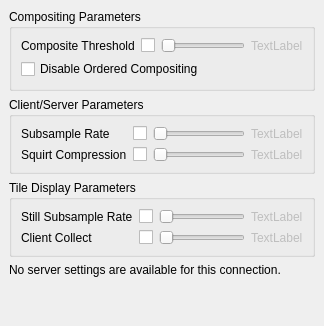
     <widget class="QWidget" name="tab_4" >
      <attribute name="title" >
       <string>Server</string>
      </attribute>
      <layout class="QVBoxLayout" >
       <property name="margin" >
        <number>9</number>
       </property>
       <property name="spacing" >
        <number>6</number>
       </property>
       <item>
        <widget class="QGroupBox" name="compositingParameters" >
         <property name="title" >
          <string>Compositing Parameters</string>
         </property>
         <layout class="QGridLayout" >
          <property name="margin" >
           <number>9</number>
          </property>
          <property name="spacing" >
           <number>6</number>
          </property>
          <item row="1" column="0" colspan="3" >
           <widget class="QCheckBox" name="orderedCompositing" >
            <property name="toolTip" >
             <string>&lt;html>&lt;head>&lt;meta name="qrichtext" content="1" />&lt;/head>&lt;body style=" white-space: pre-wrap; font-family:Sans Serif; font-size:9pt; font-weight:400; font-style:normal; text-decoration:none;">&lt;p style=" margin-top:0px; margin-bottom:0px; margin-left:0px; margin-right:0px; -qt-block-indent:0; text-indent:0px;">Toggle use of ordered compositing. Ordered compositing makes updates and animations slower, but makes volume rendering correct and may speed up compositing in general.&lt;/p>&lt;/body>&lt;/html></string>
            </property>
            <property name="whatsThis" >
             <string>&lt;html>&lt;head>&lt;meta name="qrichtext" content="1" />&lt;/head>&lt;body style=" white-space: pre-wrap; font-family:Sans Serif; font-size:9pt; font-weight:400; font-style:normal; text-decoration:none;">&lt;p style=" margin-top:0px; margin-bottom:0px; margin-left:0px; margin-right:0px; -qt-block-indent:0; text-indent:0px;">Toggle use of ordered compositing. Ordered compositing makes updates and animations slower, but makes volume rendering correct and may speed up compositing in general.&lt;/p>&lt;/body>&lt;/html></string>
            </property>
            <property name="text" >
             <string>Disable Ordered Compositing</string>
            </property>
           </widget>
          </item>
          <item row="0" column="1" >
           <widget class="QCheckBox" name="enableCompositing" >
            <property name="toolTip" >
             <string>&lt;html>&lt;head>&lt;meta name="qrichtext" content="1" />&lt;/head>&lt;body style=" white-space: pre-wrap; font-family:Sans Serif; font-size:9pt; font-weight:400; font-style:normal; text-decoration:none;">&lt;p style=" margin-top:0px; margin-bottom:0px; margin-left:0px; margin-right:0px; -qt-block-indent:0; text-indent:0px;">Toggle compositing. When off all rendering is done locally. Otherwise, rendering is done on server or client depending on the threshold.&lt;/p>&lt;/body>&lt;/html></string>
            </property>
            <property name="whatsThis" >
             <string>&lt;html>&lt;head>&lt;meta name="qrichtext" content="1" />&lt;/head>&lt;body style=" white-space: pre-wrap; font-family:Sans Serif; font-size:9pt; font-weight:400; font-style:normal; text-decoration:none;">&lt;p style=" margin-top:0px; margin-bottom:0px; margin-left:0px; margin-right:0px; -qt-block-indent:0; text-indent:0px;">Toggle compositing. When off all rendering is done locally. Otherwise, rendering is done on server or client depending on the threshold.&lt;/p>&lt;/body>&lt;/html></string>
            </property>
            <property name="text" >
             <string/>
            </property>
           </widget>
          </item>
          <item row="0" column="3" >
           <widget class="QLabel" name="compositeThresholdLabel" >
            <property name="enabled" >
             <bool>false</bool>
            </property>
            <property name="text" >
             <string>TextLabel</string>
            </property>
           </widget>
          </item>
          <item row="0" column="0" >
           <widget class="QLabel" name="label_7" >
            <property name="text" >
             <string>Composite Threshold</string>
            </property>
           </widget>
          </item>
          <item row="0" column="2" >
           <widget class="QSlider" name="compositeThreshold" >
            <property name="enabled" >
             <bool>false</bool>
            </property>
            <property name="toolTip" >
             <string>&lt;html>&lt;head>&lt;meta name="qrichtext" content="1" />&lt;/head>&lt;body style=" white-space: pre-wrap; font-family:Sans Serif; font-size:9pt; font-weight:400; font-style:normal; text-decoration:none;">&lt;p style=" margin-top:0px; margin-bottom:0px; margin-left:0px; margin-right:0px; -qt-block-indent:0; text-indent:0px;">This slider determines when distributed rendering is used. When compositing is off, geometry is collected at process 0 for local rendering. Threshold criteria is based on size of the model in mega bytes. &lt;b>Left:&lt;/b> Always use compositing. &lt;b>Right:&lt;/b> Move even large models to process 0.&lt;/p>&lt;/body>&lt;/html></string>
            </property>
            <property name="whatsThis" >
             <string>&lt;html>&lt;head>&lt;meta name="qrichtext" content="1" />&lt;/head>&lt;body style=" white-space: pre-wrap; font-family:Sans Serif; font-size:9pt; font-weight:400; font-style:normal; text-decoration:none;">&lt;p style=" margin-top:0px; margin-bottom:0px; margin-left:0px; margin-right:0px; -qt-block-indent:0; text-indent:0px;">This slider determines when distributed rendering is used. When compositing is off, geometry is collected at process 0 for local rendering. Threshold criteria is based on size of the model in mega bytes. &lt;b>Left:&lt;/b> Always use compositing. &lt;b>Right:&lt;/b> Move even large models to process 0.&lt;/p>&lt;/body>&lt;/html></string>
            </property>
            <property name="maximum" >
             <number>1000</number>
            </property>
            <property name="orientation" >
             <enum>Qt::Horizontal</enum>
            </property>
           </widget>
          </item>
         </layout>
        </widget>
       </item>
       <item>
        <widget class="QGroupBox" name="clientServerParameters" >
         <property name="title" >
          <string>Client/Server Parameters</string>
         </property>
         <layout class="QGridLayout" >
          <property name="margin" >
           <number>9</number>
          </property>
          <property name="spacing" >
           <number>6</number>
          </property>
          <item row="1" column="3" >
           <widget class="QLabel" name="squirtLevelLabel" >
            <property name="enabled" >
             <bool>false</bool>
            </property>
            <property name="text" >
             <string>TextLabel</string>
            </property>
           </widget>
          </item>
          <item row="1" column="1" >
           <widget class="QCheckBox" name="enableSquirt" >
            <property name="toolTip" >
             <string>Toggle use of Squirt compression while interacting.</string>
            </property>
            <property name="whatsThis" >
             <string>Toggle use of Squirt compression while interacting.</string>
            </property>
            <property name="text" >
             <string/>
            </property>
           </widget>
          </item>
          <item row="1" column="0" >
           <widget class="QLabel" name="label_9" >
            <property name="text" >
             <string>Squirt Compression</string>
            </property>
           </widget>
          </item>
          <item row="0" column="1" >
           <widget class="QCheckBox" name="enableSubsampling" >
            <property name="toolTip" >
             <string>Toggle use of subsampling while interacting.</string>
            </property>
            <property name="whatsThis" >
             <string>Toggle use of subsampling while interacting.</string>
            </property>
            <property name="text" >
             <string/>
            </property>
           </widget>
          </item>
          <item row="1" column="2" >
           <widget class="QSlider" name="squirtLevel" >
            <property name="enabled" >
             <bool>false</bool>
            </property>
            <property name="toolTip" >
             <string>&lt;html>&lt;head>&lt;meta name="qrichtext" content="1" />&lt;/head>&lt;body style=" white-space: pre-wrap; font-family:Sans Serif; font-size:9pt; font-weight:400; font-style:normal; text-decoration:none;">&lt;p style=" margin-top:0px; margin-bottom:0px; margin-left:0px; margin-right:0px; -qt-block-indent:0; text-indent:0px;">Squirt compression is a combination of runlength encoding and bit compression.&lt;b>Left:&lt;/b> No compression. &lt;b>Right:&lt;/b> Maximum compression.&lt;/p>&lt;/body>&lt;/html></string>
            </property>
            <property name="whatsThis" >
             <string>&lt;html>&lt;head>&lt;meta name="qrichtext" content="1" />&lt;/head>&lt;body style=" white-space: pre-wrap; font-family:Sans Serif; font-size:9pt; font-weight:400; font-style:normal; text-decoration:none;">&lt;p style=" margin-top:0px; margin-bottom:0px; margin-left:0px; margin-right:0px; -qt-block-indent:0; text-indent:0px;">Squirt compression is a combination of runlength encoding and bit compression.&lt;b>Left:&lt;/b> No compression. &lt;b>Right:&lt;/b> Maximum compression.&lt;/p>&lt;/body>&lt;/html></string>
            </property>
            <property name="minimum" >
             <number>1</number>
            </property>
            <property name="maximum" >
             <number>6</number>
            </property>
            <property name="orientation" >
             <enum>Qt::Horizontal</enum>
            </property>
           </widget>
          </item>
          <item row="0" column="0" >
           <widget class="QLabel" name="label_8" >
            <property name="text" >
             <string>Subsample Rate</string>
            </property>
           </widget>
          </item>
          <item row="0" column="3" >
           <widget class="QLabel" name="subsamplingRateLabel" >
            <property name="enabled" >
             <bool>false</bool>
            </property>
            <property name="text" >
             <string>TextLabel</string>
            </property>
           </widget>
          </item>
          <item row="0" column="2" >
           <widget class="QSlider" name="subsamplingRate" >
            <property name="enabled" >
             <bool>false</bool>
            </property>
            <property name="toolTip" >
             <string>&lt;html>&lt;head>&lt;meta name="qrichtext" content="1" />&lt;/head>&lt;body style=" white-space: pre-wrap; font-family:Sans Serif; font-size:9pt; font-weight:400; font-style:normal; text-decoration:none;">&lt;p style=" margin-top:0px; margin-bottom:0px; margin-left:0px; margin-right:0px; -qt-block-indent:0; text-indent:0px;">Subsampling is a compositing LOD technique. Subsampling will use larger pixels during interaction.&lt;/p>&lt;/body>&lt;/html></string>
            </property>
            <property name="whatsThis" >
             <string>&lt;html>&lt;head>&lt;meta name="qrichtext" content="1" />&lt;/head>&lt;body style=" white-space: pre-wrap; font-family:Sans Serif; font-size:9pt; font-weight:400; font-style:normal; text-decoration:none;">&lt;p style=" margin-top:0px; margin-bottom:0px; margin-left:0px; margin-right:0px; -qt-block-indent:0; text-indent:0px;">Subsampling is a compositing LOD technique. Subsampling will use larger pixels during interaction.&lt;/p>&lt;/body>&lt;/html></string>
            </property>
            <property name="minimum" >
             <number>2</number>
            </property>
            <property name="maximum" >
             <number>20</number>
            </property>
            <property name="orientation" >
             <enum>Qt::Horizontal</enum>
            </property>
           </widget>
          </item>
         </layout>
        </widget>
       </item>
       <item>
        <widget class="QGroupBox" name="tileDisplayParameters" >
         <property name="title" >
          <string>Tile Display Parameters</string>
         </property>
         <layout class="QGridLayout" >
          <property name="margin" >
           <number>9</number>
          </property>
          <property name="spacing" >
           <number>6</number>
          </property>
          <item row="1" column="3" >
           <widget class="QLabel" name="clientCollectLabel" >
            <property name="enabled" >
             <bool>false</bool>
            </property>
            <property name="text" >
             <string>TextLabel</string>
            </property>
           </widget>
          </item>
          <item row="1" column="1" >
           <widget class="QCheckBox" name="enableClientCollect" >
            <property name="toolTip" >
             <string>&lt;html>Toggle client geometry collection&lt;/html></string>
            </property>
            <property name="text" >
             <string/>
            </property>
           </widget>
          </item>
          <item row="1" column="0" >
           <widget class="QLabel" name="label_6" >
            <property name="text" >
             <string>Client Collect</string>
            </property>
           </widget>
          </item>
          <item row="0" column="0" >
           <widget class="QLabel" name="label_5" >
            <property name="text" >
             <string>Still Subsample Rate</string>
            </property>
           </widget>
          </item>
          <item row="0" column="3" >
           <widget class="QLabel" name="stillRenderSubsampleRateLabel" >
            <property name="enabled" >
             <bool>false</bool>
            </property>
            <property name="text" >
             <string>TextLabel</string>
            </property>
           </widget>
          </item>
          <item row="0" column="2" >
           <widget class="QSlider" name="stillRenderSubsampleRate" >
            <property name="enabled" >
             <bool>false</bool>
            </property>
            <property name="toolTip" >
             <string>&lt;html>Subsampling is a compositing LOD technique. Still subsampling will use larger pixels during still rendering.&lt;/html></string>
            </property>
            <property name="statusTip" >
             <string>&lt;html>Subsampling is a compositing LOD technique. Still subsampling will use larger pixels during still rendering.&lt;/html></string>
            </property>
            <property name="minimum" >
             <number>2</number>
            </property>
            <property name="maximum" >
             <number>20</number>
            </property>
            <property name="orientation" >
             <enum>Qt::Horizontal</enum>
            </property>
           </widget>
          </item>
          <item row="0" column="1" >
           <widget class="QCheckBox" name="enableStillRenderSubsampleRate" >
            <property name="toolTip" >
             <string>&lt;html>Toggle use of subsampling during still rendering.&lt;/html></string>
            </property>
            <property name="statusTip" >
             <string>&lt;html>Toggle use of subsampling during still rendering.&lt;/html></string>
            </property>
            <property name="text" >
             <string/>
            </property>
           </widget>
          </item>
          <item row="1" column="2" >
           <widget class="QSlider" name="clientCollect" >
            <property name="enabled" >
             <bool>false</bool>
            </property>
            <property name="toolTip" >
             <string>&lt;html>This slider determines when any geometry is collected on the client. If geometry is not collected on the client, the outline is drawn on the client (but the tile display still shows the geometry). &lt;b>Left:&lt;/b> Never collect any geometry on the client. &lt;b>Right:&lt;/b> Collect larger geometry on client.&lt;/html></string>
            </property>
            <property name="maximum" >
             <number>1000</number>
            </property>
            <property name="singleStep" >
             <number>10</number>
            </property>
            <property name="pageStep" >
             <number>100</number>
            </property>
            <property name="orientation" >
             <enum>Qt::Horizontal</enum>
            </property>
           </widget>
          </item>
         </layout>
        </widget>
       </item>
       <item>
        <widget class="QLabel" name="noServerSettingsLabel" >
         <property name="text" >
          <string>No server settings are available for this connection.</string>
         </property>
        </widget>
       </item>
       <item>
        <spacer>
         <property name="orientation" >
          <enum>Qt::Vertical</enum>
         </property>
         <property name="sizeHint" >
          <size>
           <width>20</width>
           <height>40</height>
          </size>
         </property>
        </spacer>
       </item>
      </layout>
     </widget>
